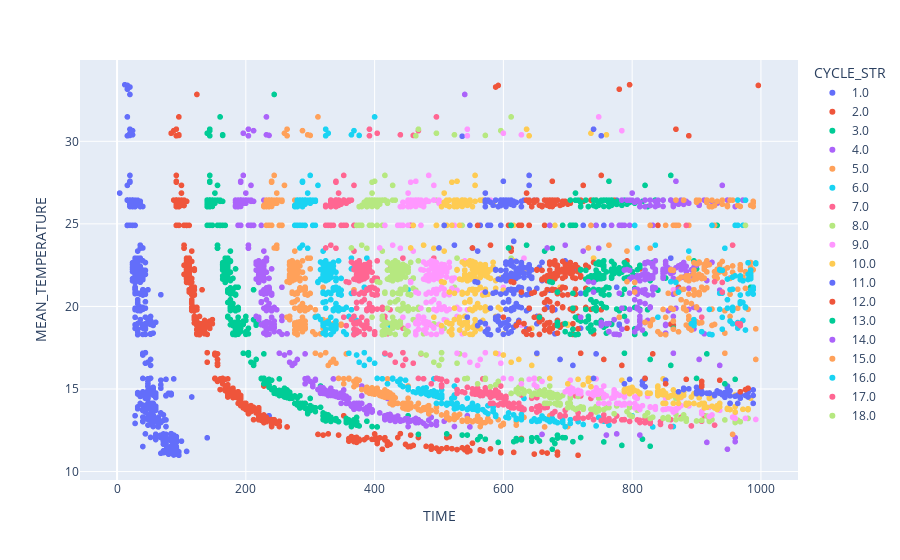

Here is the notebook cell this chart was saved with:
### Code cell
px.scatter(troughs_row_1, x="TIME", y="MEAN_TEMPERATURE", color="CYCLE_STR",
           hover_data=["POSITION_STR"])

### Figure 1 — Plotly figure (JSON) as saved in the notebook; plotly's stock layout.template omitted (floating-point values rounded to 4 significant figures; data arrays with more than 128 entries replaced by an {"elided": "..."} marker saying what was removed)
{"data": [{"customdata": {"elided": "481x1 str values"}, "hovertemplate": "CYCLE_STR=1.0<br>TIME=%{x}<br>MEAN_TEMPERATURE=%{y}<br>POSITION_STR=%{customdata[0]}<extra></extra>", "legendgroup": "1.0", "marker": {"color": "#636efa", "symbol": "circle"}, "mode": "markers", "name": "1.0", "showlegend": true, "type": "scattergl", "x": {"elided": "481 int values"}, "xaxis": "x", "y": {"elided": "481 float values"}, "yaxis": "y"}, {"customdata": {"elided": "475x1 str values"}, "hovertemplate": "CYCLE_STR=2.0<br>TIME=%{x}<br>MEAN_TEMPERATURE=%{y}<br>POSITION_STR=%{customdata[0]}<extra></extra>", "legendgroup": "2.0", "marker": {"color": "#EF553B", "symbol": "circle"}, "mode": "markers", "name": "2.0", "showlegend": true, "type": "scattergl", "x": {"elided": "475 int values"}, "xaxis": "x", "y": {"elided": "475 float values"}, "yaxis": "y"}, {"customdata": {"elided": "415x1 str values"}, "hovertemplate": "CYCLE_STR=3.0<br>TIME=%{x}<br>MEAN_TEMPERATURE=%{y}<br>POSITION_STR=%{customdata[0]}<extra></extra>", "legendgroup": "3.0", "marker": {"color": "#00cc96", "symbol": "circle"}, "mode": "markers", "name": "3.0", "showlegend": true, "type": "scattergl", "x": {"elided": "415 int values"}, "xaxis": "x", "y": {"elided": "415 float values"}, "yaxis": "y"}, {"customdata": {"elided": "392x1 str values"}, "hovertemplate": "CYCLE_STR=4.0<br>TIME=%{x}<br>MEAN_TEMPERATURE=%{y}<br>POSITION_STR=%{customdata[0]}<extra></extra>", "legendgroup": "4.0", "marker": {"color": "#ab63fa", "symbol": "circle"}, "mode": "markers", "name": "4.0", "showlegend": true, "type": "scattergl", "x": {"elided": "392 int values"}, "xaxis": "x", "y": {"elided": "392 float values"}, "yaxis": "y"}, {"customdata": {"elided": "383x1 str values"}, "hovertemplate": "CYCLE_STR=5.0<br>TIME=%{x}<br>MEAN_TEMPERATURE=%{y}<br>POSITION_STR=%{customdata[0]}<extra></extra>", "legendgroup": "5.0", "marker": {"color": "#FFA15A", "symbol": "circle"}, "mode": "markers", "name": "5.0", "showlegend": true, "type": "scattergl", "x": {"elided": "383 int values"}, "xaxis": "x", "y": {"elided": "383 float values"}, "yaxis": "y"}, {"customdata": {"elided": "382x1 str values"}, "hovertemplate": "CYCLE_STR=6.0<br>TIME=%{x}<br>MEAN_TEMPERATURE=%{y}<br>POSITION_STR=%{customdata[0]}<extra></extra>", "legendgroup": "6.0", "marker": {"color": "#19d3f3", "symbol": "circle"}, "mode": "markers", "name": "6.0", "showlegend": true, "type": "scattergl", "x": {"elided": "382 int values"}, "xaxis": "x", "y": {"elided": "382 float values"}, "yaxis": "y"}, {"customdata": {"elided": "380x1 str values"}, "hovertemplate": "CYCLE_STR=7.0<br>TIME=%{x}<br>MEAN_TEMPERATURE=%{y}<br>POSITION_STR=%{customdata[0]}<extra></extra>", "legendgroup": "7.0", "marker": {"color": "#FF6692", "symbol": "circle"}, "mode": "markers", "name": "7.0", "showlegend": true, "type": "scattergl", "x": {"elided": "380 int values"}, "xaxis": "x", "y": {"elided": "380 float values"}, "yaxis": "y"}, {"customdata": {"elided": "367x1 str values"}, "hovertemplate": "CYCLE_STR=8.0<br>TIME=%{x}<br>MEAN_TEMPERATURE=%{y}<br>POSITION_STR=%{customdata[0]}<extra></extra>", "legendgroup": "8.0", "marker": {"color": "#B6E880", "symbol": "circle"}, "mode": "markers", "name": "8.0", "showlegend": true, "type": "scattergl", "x": {"elided": "367 int values"}, "xaxis": "x", "y": {"elided": "367 float values"}, "yaxis": "y"}, {"customdata": {"elided": "340x1 str values"}, "hovertemplate": "CYCLE_STR=9.0<br>TIME=%{x}<br>MEAN_TEMPERATURE=%{y}<br>POSITION_STR=%{customdata[0]}<extra></extra>", "legendgroup": "9.0", "marker": {"color": "#FF97FF", "symbol": "circle"}, "mode": "markers", "name": "9.0", "showlegend": true, "type": "scattergl", "x": {"elided": "340 int values"}, "xaxis": "x", "y": {"elided": "340 float values"}, "yaxis": "y"}, {"customdata": {"elided": "313x1 str values"}, "hovertemplate": "CYCLE_STR=10.0<br>TIME=%{x}<br>MEAN_TEMPERATURE=%{y}<br>POSITION_STR=%{customdata[0]}<extra></extra>", "legendgroup": "10.0", "marker": {"color": "#FECB52", "symbol": "circle"}, "mode": "markers", "name": "10.0", "showlegend": true, "type": "scattergl", "x": {"elided": "313 int values"}, "xaxis": "x", "y": {"elided": "313 float values"}, "yaxis": "y"}, {"customdata": {"elided": "274x1 str values"}, "hovertemplate": "CYCLE_STR=11.0<br>TIME=%{x}<br>MEAN_TEMPERATURE=%{y}<br>POSITION_STR=%{customdata[0]}<extra></extra>", "legendgroup": "11.0", "marker": {"color": "#636efa", "symbol": "circle"}, "mode": "markers", "name": "11.0", "showlegend": true, "type": "scattergl", "x": {"elided": "274 int values"}, "xaxis": "x", "y": {"elided": "274 float values"}, "yaxis": "y"}, {"customdata": {"elided": "227x1 str values"}, "hovertemplate": "CYCLE_STR=12.0<br>TIME=%{x}<br>MEAN_TEMPERATURE=%{y}<br>POSITION_STR=%{customdata[0]}<extra></extra>", "legendgroup": "12.0", "marker": {"color": "#EF553B", "symbol": "circle"}, "mode": "markers", "name": "12.0", "showlegend": true, "type": "scattergl", "x": {"elided": "227 int values"}, "xaxis": "x", "y": {"elided": "227 float values"}, "yaxis": "y"}, {"customdata": {"elided": "213x1 str values"}, "hovertemplate": "CYCLE_STR=13.0<br>TIME=%{x}<br>MEAN_TEMPERATURE=%{y}<br>POSITION_STR=%{customdata[0]}<extra></extra>", "legendgroup": "13.0", "marker": {"color": "#00cc96", "symbol": "circle"}, "mode": "markers", "name": "13.0", "showlegend": true, "type": "scattergl", "x": {"elided": "213 int values"}, "xaxis": "x", "y": {"elided": "213 float values"}, "yaxis": "y"}, {"customdata": {"elided": "198x1 str values"}, "hovertemplate": "CYCLE_STR=14.0<br>TIME=%{x}<br>MEAN_TEMPERATURE=%{y}<br>POSITION_STR=%{customdata[0]}<extra></extra>", "legendgroup": "14.0", "marker": {"color": "#ab63fa", "symbol": "circle"}, "mode": "markers", "name": "14.0", "showlegend": true, "type": "scattergl", "x": {"elided": "198 int values"}, "xaxis": "x", "y": {"elided": "198 float values"}, "yaxis": "y"}, {"customdata": {"elided": "168x1 str values"}, "hovertemplate": "CYCLE_STR=15.0<br>TIME=%{x}<br>MEAN_TEMPERATURE=%{y}<br>POSITION_STR=%{customdata[0]}<extra></extra>", "legendgroup": "15.0", "marker": {"color": "#FFA15A", "symbol": "circle"}, "mode": "markers", "name": "15.0", "showlegend": true, "type": "scattergl", "x": {"elided": "168 int values"}, "xaxis": "x", "y": {"elided": "168 float values"}, "yaxis": "y"}, {"customdata": [["4"], ["4"], ["4"], ["4"], ["4"], ["4"], ["4"], ["4"], ["4"], ["4"], ["4"], ["4"], ["4"], ["4"], ["4"], ["4"], ["4"], ["4"], ["5"], ["5"], ["5"], ["5"], ["5"], ["5"], ["5"], ["5"], ["5"], ["5"], ["5"], ["5"], ["5"], ["5"], ["5"], ["5"], ["5"], ["5"], ["5"], ["5"], ["5"], ["5"], ["5"], ["6"], ["6"], ["6"], ["6"], ["6"], ["6"], ["6"], ["6"], ["6"], ["6"], ["6"], ["6"], ["6"], ["6"], ["6"], ["6"], ["6"], ["6"], ["6"], ["6"], ["6"], ["6"], ["6"], ["7"], ["7"], ["7"], ["7"], ["8"], ["8"], ["8"], ["8"], ["8"], ["8"], ["8"], ["8"], ["8"]], "hovertemplate": "CYCLE_STR=16.0<br>TIME=%{x}<br>MEAN_TEMPERATURE=%{y}<br>POSITION_STR=%{customdata[0]}<extra></extra>", "legendgroup": "16.0", "marker": {"color": "#19d3f3", "symbol": "circle"}, "mode": "markers", "name": "16.0", "showlegend": true, "type": "scattergl", "x": [920, 896, 896, 908, 896, 940, 924, 972, 964, 952, 896, 964, 840, 956, 940, 964, 892, 976, 920, 956, 940, 956, 956, 988, 968, 968, 976, 952, 936, 980, 988, 948, 968, 976, 984, 956, 972, 936, 988, 948, 872, 948, 968, 860, 936, 984, 992, 956, 940, 868, 980, 980, 936, 968, 984, 992, 968, 980, 984, 972, 960, 984, 984, 984, 836, 808, 888, 944, 964, 972, 964, 960, 804, 976, 964, 924, 976], "xaxis": "x", "y": [18.32, 18.84, 19.2, 18.47, 18.96, 19.34, 18.29, 19.15, 19.02, 19.11, 19.04, 18.69, 19.35, 18.95, 18.62, 18.87, 18.95, 18.57, 19.82, 19.86, 20.81, 19.75, 19.95, 21.01, 20.69, 20.28, 19.93, 21.02, 19.83, 20.77, 21.17, 20.41, 20.17, 19.97, 20.99, 21.04, 20.24, 20.8, 20.75, 19.9, 20.87, 21.66, 21.7, 21.5, 22.23, 22.0, 22.63, 21.77, 22.18, 21.45, 22.65, 21.94, 22.2, 21.85, 21.68, 22.58, 21.62, 21.63, 21.68, 21.55, 21.85, 21.77, 21.85, 22.2, 23.71, 23.54, 23.35, 23.52, 24.91, 24.91, 24.91, 24.91, 24.91, 26.44, 26.44, 24.91, 26.44], "yaxis": "y"}, {"customdata": [["4"], ["4"], ["4"], ["4"], ["5"], ["6"], ["6"], ["7"], ["8"]], "hovertemplate": "CYCLE_STR=17.0<br>TIME=%{x}<br>MEAN_TEMPERATURE=%{y}<br>POSITION_STR=%{customdata[0]}<extra></extra>", "legendgroup": "17.0", "marker": {"color": "#FF6692", "symbol": "circle"}, "mode": "markers", "name": "17.0", "showlegend": true, "type": "scattergl", "x": [968, 964, 908, 968, 940, 928, 940, 956, 884], "xaxis": "x", "y": [18.84, 18.96, 19.35, 18.95, 20.87, 21.5, 21.45, 23.71, 24.91], "yaxis": "y"}, {"customdata": [["8"]], "hovertemplate": "CYCLE_STR=18.0<br>TIME=%{x}<br>MEAN_TEMPERATURE=%{y}<br>POSITION_STR=%{customdata[0]}<extra></extra>", "legendgroup": "18.0", "marker": {"color": "#B6E880", "symbol": "circle"}, "mode": "markers", "name": "18.0", "showlegend": true, "type": "scattergl", "x": [976], "xaxis": "x", "y": [24.91], "yaxis": "y"}], "layout": {"legend": {"title": {"text": "CYCLE_STR"}, "tracegroupgap": 0}, "margin": {"t": 60}, "xaxis": {"anchor": "y", "domain": [0, 1], "title": {"text": "TIME"}}, "yaxis": {"anchor": "x", "domain": [0, 1], "title": {"text": "MEAN_TEMPERATURE"}}}}
